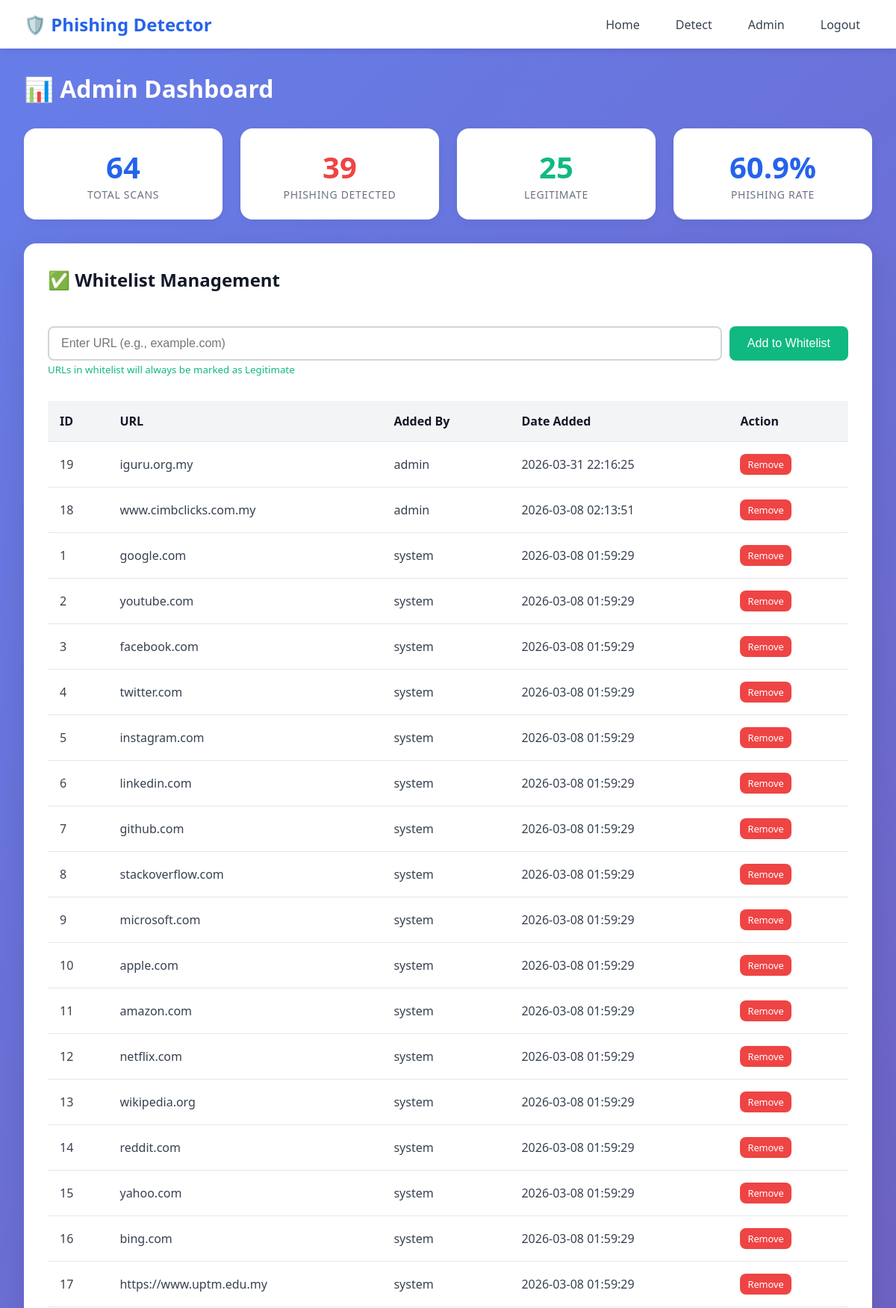
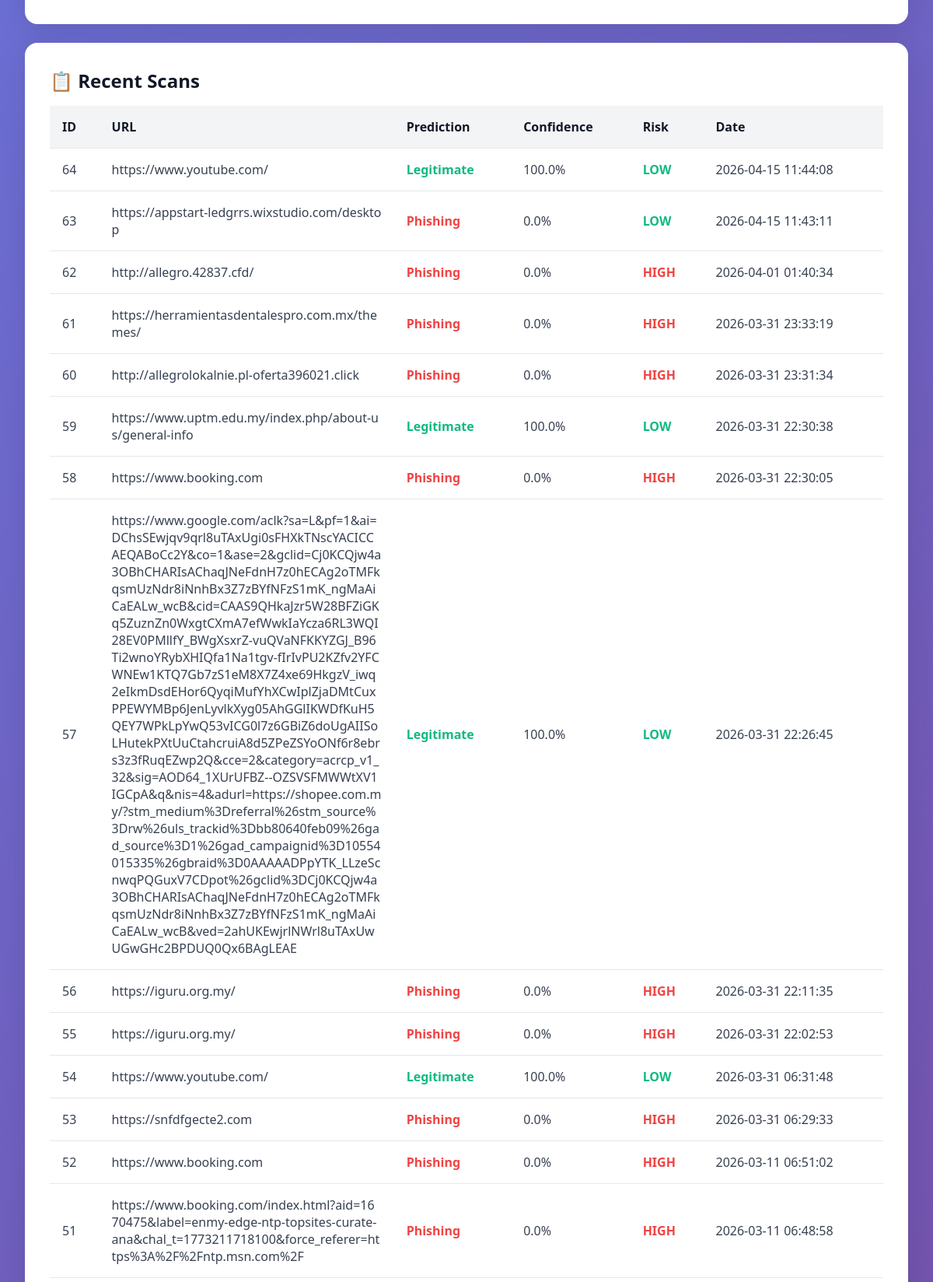
Screenshot of /admin (signed in, upper part) with the database file from the repository (2 pictures, top to bottom).
### tables this page shows
CREATE TABLE whitelist (
            id INTEGER PRIMARY KEY AUTOINCREMENT,
            url TEXT UNIQUE NOT NULL,
            added_by TEXT,
            added_date TIMESTAMP DEFAULT CURRENT_TIMESTAMP
        );

CREATE TABLE scan_results (
            id INTEGER PRIMARY KEY AUTOINCREMENT,
            url TEXT NOT NULL,
            prediction TEXT NOT NULL,
            confidence REAL,
            risk_level TEXT,
            rf_prediction TEXT,
            xgb_prediction TEXT,
            rule_score INTEGER,
            scan_date TIMESTAMP DEFAULT CURRENT_TIMESTAMP
        );

### app.py (the view)
@app.route("/admin")
def admin():
    if not check_session():
        flash("⏰ Session expired. Please login again.", "error")
        return redirect(url_for('login'))
    stats = get_statistics()
    recent_scans = get_scan_history(limit=20)
    whitelist = get_whitelist()
    return render_template("admin.html", stats=stats, recent_scans=recent_scans, whitelist=whitelist)

### app.py (called while the page is built)
@app.after_request
def add_security_headers(response):
    response.headers['Cache-Control'] = 'no-cache, no-store, must-revalidate'
    response.headers['Pragma'] = 'no-cache'
    response.headers['Expires'] = '0'
    return response

@app.before_request
def protect_admin_session():
    public_endpoints = ['home', 'detect', 'about', 'result']
    if request.endpoint in public_endpoints and 'admin_logged_in' in session:
        session.clear() # Padam terus session

def check_session():
    if 'admin_logged_in' not in session:
        return False
    now = datetime.datetime.now(timezone.utc)
    if 'last_activity' not in session:
        session['last_activity'] = now.isoformat()
        return True
    try:
        last_activity_raw = session.get('last_activity')
        last_activity = datetime.datetime.fromisoformat(last_activity_raw)
        if last_activity.tzinfo is None:
            last_activity = last_activity.replace(tzinfo=timezone.utc)
        elapsed = now - last_activity
        if elapsed > app.config['PERMANENT_SESSION_LIFETIME']:
            session.clear()
            return False
    except Exception:
        session.clear()
        return False
    session['last_activity'] = now.isoformat()
    return True

### database.py (called while the page is built)
def get_scan_history(limit=100):
    conn = sqlite3.connect(DB_NAME)
    cursor = conn.cursor()
    cursor.execute("""
        SELECT id, url, prediction, CAST(confidence AS REAL), risk_level, scan_date
        FROM scan_results
        ORDER BY scan_date DESC
        LIMIT ?
    """, (limit,))
    results = cursor.fetchall()
    conn.close()
    return results

def get_statistics():
    conn = sqlite3.connect(DB_NAME)
    cursor = conn.cursor()
    cursor.execute("SELECT COUNT(*) FROM scan_results")
    total_scans = cursor.fetchone()[0]
    cursor.execute("SELECT COUNT(*) FROM scan_results WHERE prediction = 'Phishing'")
    phishing_count = cursor.fetchone()[0]
    cursor.execute("SELECT COUNT(*) FROM scan_results WHERE prediction = 'Legitimate'")
    legitimate_count = cursor.fetchone()[0]
    cursor.execute("""
        SELECT date, total_scans, phishing_detected, legitimate_detected
        FROM statistics
        ORDER BY date DESC
        LIMIT 7
    """)
    daily_stats = cursor.fetchall()
    conn.close()
    return {
        'total_scans': total_scans,
        'phishing_detected': phishing_count,
        'legitimate_detected': legitimate_count,
        'daily_stats': daily_stats
    }

### templates/admin.html (shortened to what this page needs)
<!DOCTYPE html>
<html lang="en">
<head>
    <link rel="stylesheet" href="{{ url_for('static', filename='style.css') }}">
</head>
<body>
    <nav class="navbar">
        <div class="navbar-brand">
            🛡️ Phishing Detector
        </div>
        <ul class="navbar-nav">
            <li><a href="/">Home</a></li>
            <li><a href="/detect">Detect</a></li>
            <li><a href="/admin">Admin</a></li>
            <li><a href="/logout">Logout</a></li>
        </ul>
    </nav>
    <div class="container">
        <h1 style="color: var(--white); margin-bottom: 2rem;">📊 Admin Dashboard</h1>
        <div class="stats-grid">
            <div class="stat-card">
                <div class="stat-value">{{ stats.total_scans }}</div>
                <div class="stat-label">Total Scans</div>
            </div>
            <div class="stat-card">
                <div class="stat-value" style="color: var(--danger-color);">{{ stats.phishing_detected }}</div>
                <div class="stat-label">Phishing Detected</div>
            </div>
            <div class="stat-card">
                <div class="stat-value" style="color: var(--secondary-color);">{{ stats.legitimate_detected }}</div>
                <div class="stat-label">Legitimate</div>
            </div>
            <div class="stat-card">
                <div class="stat-value">{{ "%.1f"|format((stats.phishing_detected / stats.total_scans * 100) if stats.total_scans > 0 else 0) }}%</div>
                <div class="stat-label">Phishing Rate</div>
            </div>
        </div>
        <div class="card" id="whitelist-section">
            <h2 class="card-header">✅ Whitelist Management</h2>
            <form method="POST" action="/admin/whitelist/add" style="margin-bottom: 2rem;">
                <div class="form-group">
                    <label style="color: var(--white); margin-bottom: 0.5rem; display: block;">Add New URL to Whitelist:</label>
                    <div style="display: flex; gap: 10px;">
                        <input
                            type="text"
                            name="url"
                            class="form-input"
                            placeholder="Enter URL (e.g., example.com)"
                            style="flex: 1;"
                        >
                        <button type="submit" class="btn btn-success">Add to Whitelist</button>
                    </div>
                    <small style="color: var(--secondary-color);">URLs in whitelist will always be marked as Legitimate</small>
                </div>
            </form>
            {% if whitelist %}
            <div class="table-container">
                <table class="table">
                    <thead>
                        <tr>
                            <th>ID</th>
                            <th>URL</th>
                            <th>Added By</th>
                            <th>Date Added</th>
                            <th>Action</th>
                        </tr>
                    </thead>
                    <tbody>
                        {% for item in whitelist %}
                        <tr>
                            <td>{{ item[0] }}</td>
                            <td style="word-break: break-all;">{{ item[1] }}</td>
                            <td>{{ item[2] }}</td>
                            <td>{{ item[3] }}</td>
                            <td>
                                <a href="/admin/whitelist/remove/{{ item[0] }}"
                                   class="btn btn-danger"
                                   style="padding: 5px 10px; font-size: 0.8rem;"
                                   onclick="return confirm('Are you sure you want to remove this URL from whitelist?');">
                                    Remove
                                </a>
                            </td>
                        </tr>
                        {% endfor %}
                    </tbody>
                </table>
            </div>
            {% else %}
            <p style="color: var(--white);">No URLs in whitelist.</p>
            {% endif %}
        </div>
        {% if search_results %}
        <div class="card">
            <h2 class="card-header">📋 Search Results</h2>
            {% if search_results %}
            <div class="table-container">
                <table class="table">
                    <thead>
                        <tr>
                            <th>ID</th>
                            <th>URL</th>
                            <th>Prediction</th>
                            <th>Confidence</th>
                            <th>Risk</th>
                            <th>Date</th>
                        </tr>
                    </thead>
                    <tbody>
                        {% for scan in search_results %}
                        <tr>
                            <td>{{ scan[0] }}</td>
                            <td style="word-break: break-all; max-width: 300px;">{{ scan[1] }}</td>
                            <td>
                                {% if scan[2] == 'Phishing' %}
                                <span class="risk-high">{{ scan[2] }}</span>
                                {% elif "Suspicious" in scan[2] %}
                                <span class="risk-medium">{{ scan[2] }}</span>
                                {% else %}
                                <span class="risk-low">{{ scan[2] }}</span>
                                {% endif %}
                            </td>
                            <td>{{ "%.1f"|format(scan[3]) }}%</td>
                            <td>
                                {% if scan[4] == 'HIGH' %}
                                <span class="risk-high">{{ scan[4] }}</span>
                                {% elif scan[4] == 'MEDIUM' %}
                                <span class="risk-medium">{{ scan[4] }}</span>
                                {% else %}
                                <span class="risk-low">{{ scan[4] }}</span>
                                {% endif %}
                            </td>
                            <td>{{ scan[5] }}</td>
                        </tr>
                        {% endfor %}
                    </tbody>
                </table>
            </div>
            {% else %}
            <p>No results found.</p>
            {% endif %}
        </div>
        {% else %}
        <div class="card">
            <h2 class="card-header">📋 Recent Scans</h2>
            {% if recent_scans %}
            <div class="table-container">
                <table class="table">
                    <thead>
                        <tr>
                            <th>ID</th>
                            <th>URL</th>
                            <th>Prediction</th>
                            <th>Confidence</th>
                            <th>Risk</th>
                            <th>Date</th>
                        </tr>
                    </thead>
                    <tbody>
                        {% for scan in recent_scans %}
                        <tr>
                            <td>{{ scan[0] }}</td>
                            <td style="word-break: break-all; max-width: 300px;">{{ scan[1] }}</td>
                            <td>
                                {% if scan[2] == 'Phishing' %}
                                <span class="risk-high">{{ scan[2] }}</span>
                                {% elif "Suspicious" in scan[2] %}
                                <span class="risk-medium">{{ scan[2] }}</span>
                                {% else %}
                                <span class="risk-low">{{ scan[2] }}</span>
                                {% endif %}
                            </td>
                            <td>{{ "%.1f"|format(scan[3]) }}%</td>
                            <td>
                                {% if scan[4] == 'HIGH' %}
                                <span class="risk-high">{{ scan[4] }}</span>
                                {% elif scan[4] == 'MEDIUM' %}
                                <span class="risk-medium">{{ scan[4] }}</span>
                                {% else %}
                                <span class="risk-low">{{ scan[4] }}</span>
                                {% endif %}
                            </td>
                            <td>{{ scan[5] }}</td>
                        </tr>
                        {% endfor %}
                    </tbody>
                </table>
            </div>
            {% else %}
            <p>No scans yet. <a href="/detect">Start detecting!</a></p>
            {% endif %}
        </div>
        {% endif %}
    </div>
</body>
</html>

### static/style.css (style rules this page uses)
:root { --primary-color: #2563eb; --primary-dark: #1d4ed8; --secondary-color: #10b981; --danger-color: #ef4444; --warning-color: #f59e0b; --dark-color: #1f2937; --light-color: #f3f4f6; --white: #ffffff; --gray-100: #f3f4f6; --gray-200: #e5e7eb; --gray-300: #d1d5db; --gray-500: #6b7280; --gray-700: #374151; --gray-900: #111827; }
* { margin: 0; padding: 0; box-sizing: border-box; }
body { font-family: 'Segoe UI', Tahoma, Geneva, Verdana, sans-serif; background: linear-gradient(135deg, #667eea 0%, #764ba2 100%); min-height: 100vh; color: var(--gray-700); }
.navbar { background: var(--white); padding: 1rem 2rem; box-shadow: 0 2px 10px rgba(0, 0, 0, 0.1); display: flex; justify-content: space-between; align-items: center; }
.navbar-brand { font-size: 1.5rem; font-weight: 700; color: var(--primary-color); display: flex; align-items: center; gap: 0.5rem; }
.navbar-nav { display: flex; gap: 1rem; list-style: none; }
.navbar-nav a { text-decoration: none; color: var(--gray-700); padding: 0.5rem 1rem; border-radius: 0.5rem; transition: all 0.3s ease; }
.container { max-width: 1200px; margin: 0 auto; padding: 2rem; }
.card { background: var(--white); border-radius: 1rem; box-shadow: 0 10px 40px rgba(0, 0, 0, 0.1); padding: 2rem; margin-bottom: 1.5rem; }
.card-header { font-size: 1.5rem; font-weight: 600; margin-bottom: 1rem; color: var(--gray-900); }
.btn { display: inline-block; padding: 0.75rem 1.5rem; border-radius: 0.5rem; font-size: 1rem; font-weight: 500; text-decoration: none; cursor: pointer; border: none; transition: all 0.3s ease; }
.btn-danger { background: var(--danger-color); color: var(--white); }
.btn-success { background: var(--secondary-color); color: var(--white); }
.form-group { margin-bottom: 1.5rem; }
.form-input { width: 100%; padding: 0.75rem 1rem; border: 2px solid var(--gray-300); border-radius: 0.5rem; font-size: 1rem; transition: border-color 0.3s ease; }
.risk-high { color: var(--danger-color); font-weight: 700; }
.risk-low { color: var(--secondary-color); font-weight: 700; }
.stats-grid { display: grid; grid-template-columns: repeat(auto-fit, minmax(200px, 1fr)); gap: 1.5rem; margin-bottom: 2rem; }
.stat-card { background: var(--white); padding: 1.5rem; border-radius: 1rem; box-shadow: 0 4px 12px rgba(0, 0, 0, 0.05); text-align: center; }
.stat-value { font-size: 2.5rem; font-weight: 700; color: var(--primary-color); }
.stat-label { font-size: 0.875rem; color: var(--gray-500); text-transform: uppercase; letter-spacing: 0.05em; }
.table-container { overflow-x: auto; }
.table { width: 100%; border-collapse: collapse; }
.table th, .table td { padding: 1rem; text-align: left; border-bottom: 1px solid var(--gray-200); }
.table th { background: var(--gray-100); font-weight: 600; color: var(--gray-900); }

### rows the page displays
whitelist: id "19", url "iguru.org.my", added_by "admin", added_date "2026-03-31 22:16:25"
whitelist: id "18", url "www.cimbclicks.com.my", added_by "admin", added_date "2026-03-08 02:13:51"
whitelist: id "1", url "google.com", added_by "system", added_date "2026-03-08 01:59:29"
whitelist: id "2", url "youtube.com", added_by "system", added_date "2026-03-08 01:59:29"
whitelist: id "3", url "facebook.com", added_by "system", added_date "2026-03-08 01:59:29"
whitelist: id "4", url "twitter.com", added_by "system", added_date "2026-03-08 01:59:29"
whitelist: id "5", url "instagram.com", added_by "system", added_date "2026-03-08 01:59:29"
whitelist: id "6", url "linkedin.com", added_by "system", added_date "2026-03-08 01:59:29"
whitelist: id "7", url "github.com", added_by "system", added_date "2026-03-08 01:59:29"
whitelist: id "8", url "stackoverflow.com", added_by "system", added_date "2026-03-08 01:59:29"
whitelist: id "9", url "microsoft.com", added_by "system", added_date "2026-03-08 01:59:29"
whitelist: id "10", url "apple.com", added_by "system", added_date "2026-03-08 01:59:29"
whitelist: id "11", url "amazon.com", added_by "system", added_date "2026-03-08 01:59:29"
whitelist: id "12", url "netflix.com", added_by "system", added_date "2026-03-08 01:59:29"
whitelist: id "13", url "wikipedia.org", added_by "system", added_date "2026-03-08 01:59:29"
whitelist: id "14", url "reddit.com", added_by "system", added_date "2026-03-08 01:59:29"
whitelist: id "15", url "yahoo.com", added_by "system", added_date "2026-03-08 01:59:29"
whitelist: id "16", url "bing.com", added_by "system", added_date "2026-03-08 01:59:29"
whitelist: id "17", url "https://www.uptm.edu.my", added_by "system", added_date "2026-03-08 01:59:29"
scan_results: id "64", url "https://www.youtube.com/", prediction "Legitimate", confidence "100.0", risk_level "LOW", scan_date "2026-04-15 11:44:08"
scan_results: id "63", url "https://appstart-ledgrrs.wixstudio.com/desktop", prediction "Phishing", scan "0.0", risk_level "LOW", scan_date "2026-04-15 11:43:11"
scan_results: id "62", url "http://allegro.42837.cfd/", prediction "Phishing", scan "0.0", risk_level "HIGH", scan_date "2026-04-01 01:40:34"
scan_results: id "61", url "https://herramientasdentalespro.com.mx/themes/", prediction "Phishing", scan "0.0", risk_level "HIGH", scan_date "2026-03-31 23:33:19"
scan_results: id "60", url "http://allegrolokalnie.pl-oferta396021.click", prediction "Phishing", scan "0.0", risk_level "HIGH", scan_date "2026-03-31 23:31:34"
scan_results: id "59", url "https://www.uptm.edu.my/index.php/about-us/general-info", prediction "Legitimate", confidence "100.0", risk_level "LOW", scan_date "2026-03-31 22:30:38"
scan_results: id "58", url "https://www.booking.com", prediction "Phishing", scan "0.0", risk_level "HIGH", scan_date "2026-03-31 22:30:05"
scan_results: id "57", url "https://www.google.com/aclk?sa=L&pf=1&ai=DChsSEwjqv9qrl8uTAxUgi0sFHXkTNscYACICCAEQABoCc2Y&co=1&ase=2&gclid=Cj0KCQjw4a3OBhCHARIsAChaqJNeFdnH7z0hECAg2oTMFkqsmUzNdr8iNnhBx3Z7zBYfNFzS1mK_ngMaAiCaEALw_wcB&cid=CAAS9QHkaJzr5W28BFZiGKq5ZuznZn0WxgtCXmA7efWwkIaYcza6RL3WQI28EV0PMllfY_BWgXsxrZ-vuQVaNFKKYZGJ_B96Ti2wnoYRybXHIQfa1Na1tgv-fIrIvPU2KZfv2YFCWNEw1KTQ7Gb7zS1eM8X7Z4xe69HkgzV_iwq2eIkmDsdEHor6QyqiMufYhXCwIplZjaDMtCuxPPEWYMBp6JenLyvlkXyg05AhGGlIKWDfKuH5QEY7WPkLpYwQ53vICG0l7z6GBiZ6doUgAIISoLHutekPXtUuCtahcruiA8d5ZPeZSYoONf6r8ebrs3z3fRuqEZwp2Q&cce=2&category=acrcp_v1_32&sig=AOD64_1XUrUFBZ--OZSVSFMWWtXV1IGCpA&q&nis=4&adurl=https://shopee.com.my/?stm_medium%3Dreferral%26stm_source%3Drw%26uls_trackid%3Dbb…", prediction "Legitimate", confidence "100.0", risk_level "LOW", scan_date "2026-03-31 22:26:45"
scan_results: id "56", url "https://iguru.org.my/", prediction "Phishing", scan "0.0", risk_level "HIGH", scan_date "2026-03-31 22:11:35"
scan_results: id "55", url "https://iguru.org.my/", prediction "Phishing", scan "0.0", risk_level "HIGH", scan_date "2026-03-31 22:02:53"
scan_results: id "54", url "https://www.youtube.com/", prediction "Legitimate", confidence "100.0", risk_level "LOW", scan_date "2026-03-31 06:31:48"
scan_results: id "53", url "https://snfdfgecte2.com", prediction "Phishing", scan "0.0", risk_level "HIGH", scan_date "2026-03-31 06:29:33"
scan_results: id "52", url "https://www.booking.com", prediction "Phishing", scan "0.0", risk_level "HIGH", scan_date "2026-03-11 06:51:02"
scan_results: id "51", url "https://www.booking.com/index.html?aid=1670475&label=enmy-edge-ntp-topsites-curate-ana&chal_t=1773211718100&force_referer=https%3A%2F%2Fntp.msn.com%2F", prediction "Phishing", scan "0.0", risk_level "HIGH", scan_date "2026-03-11 06:48:58"

### other values shown
{{ stats.total_scans }} "64"
{{ stats.phishing_detected }} "39"
{{ stats.legitimate_detected }} "25"
